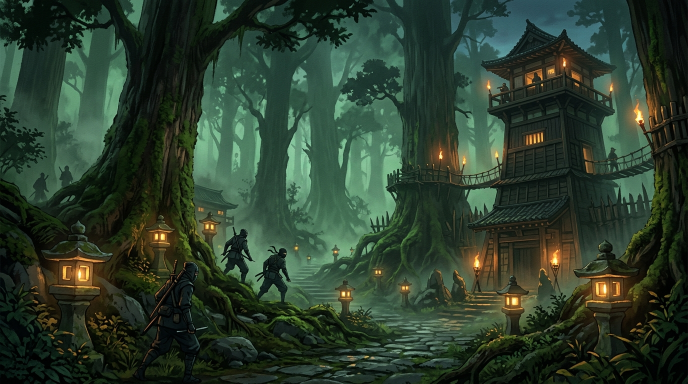
#> input picture src/assets/images/shinobi_campaign_forest_backdrop_1791702689788.jpg, 1376 x 768 px (shown at 1/2 size)
$ python squeeze.py ../../../src/assets/images/shinobi_campaign_forest_backdrop_1791702689788.jpg ../../../src/assets/images/shinobi_character_creator_backdrop_1791702680560.jpg
#> lines starting #> are read from the running program, lines starting #| are printed output that depends on the picture
"""Box reductions to 88x88 of the wolf's square and of wider sources (squeezed), beside his window at its own proportions."""
import sys
import numpy as np
from PIL import Image

src, out = sys.argv[1], sys.argv[2]
im = Image.open(src).convert('RGB')
#> im is the input picture: PIL image 1376x768 RGB; mean R, G, B 44, 61.7, 45.2
cands = [(25, 140), (20, 140), (15, 140), (0, 140)]
k = 3
tiles = [im.resize((round(144 * 88 / 115), 88), Image.BOX)]
for x0, x1 in cands:
    tiles.append(im.crop((x0, 0, x1, 115)).resize((88, 88), Image.BOX))
#> after the loop, tiles = 5 items
W = sum(t.size[0] * k + 12 for t in tiles)
#> W = 1446
c = Image.new('RGB', (W, 88 * k), (20, 20, 26))
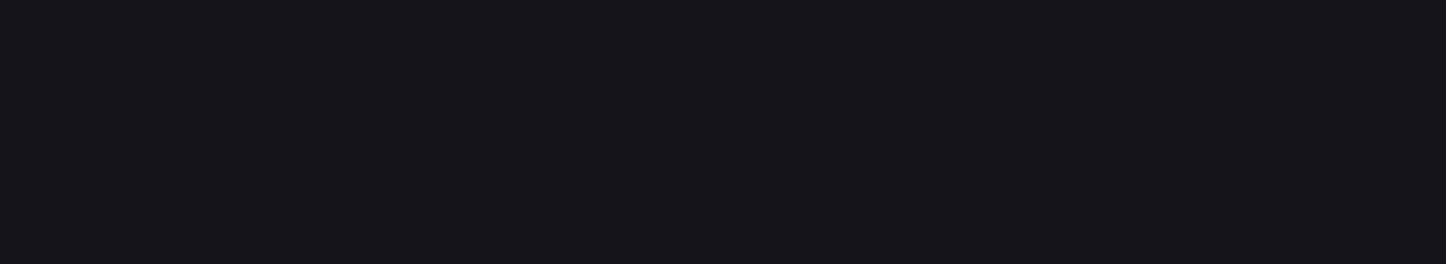
#> c: PIL image 1446x264 RGB; mean R, G, B 20, 20, 26
x = 0
for t in tiles:
    c.paste(t.resize((t.size[0] * k, t.size[1] * k), Image.NEAREST), (x, 0))
    x += t.size[0] * k + 12
#> this loop made 5 passes
#> x on passes 1 to 5: 342, 618, 894, 1170, 1446
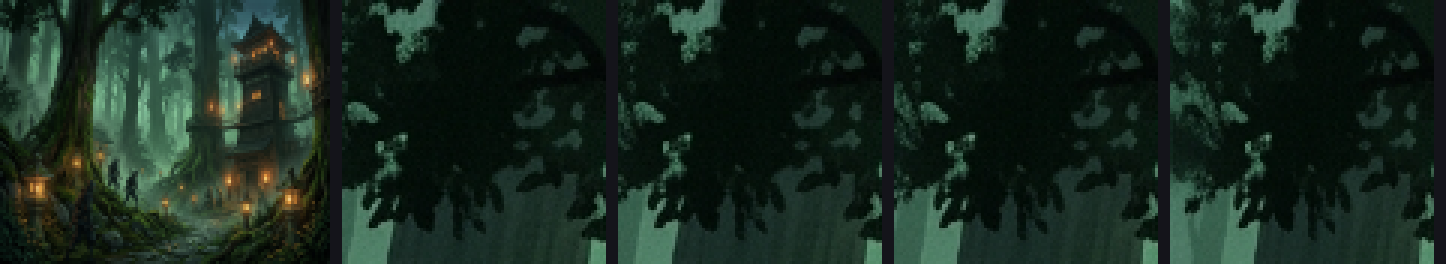
#> c: PIL image 1446x264 RGB; mean R, G, B 23.7, 40.2, 30.4
#> after the loop, x = 1446
c.save(out)
